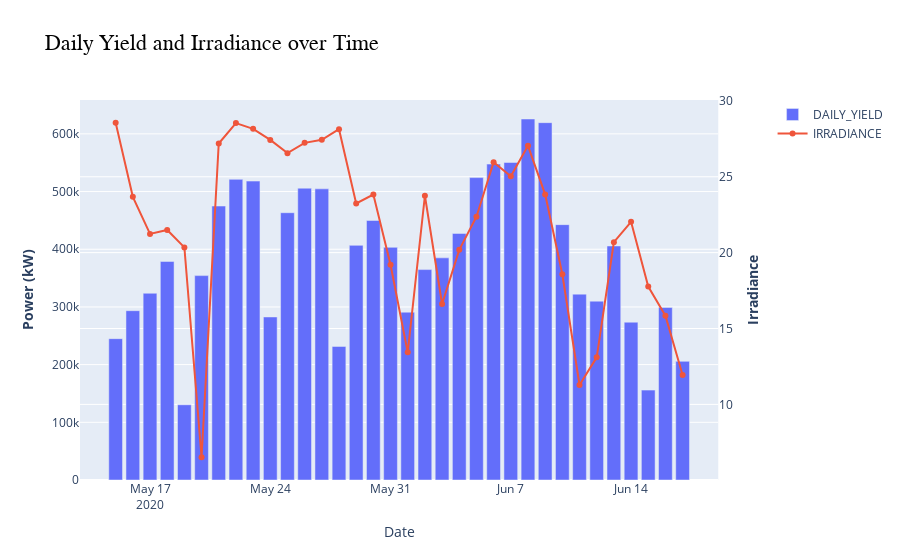

The cell this chart's notebook holds for it:
### Markdown cell above
## Plotting with subplots

### Code cell
from plotly.subplots import make_subplots

daily = df.groupby('SOURCE_KEY').resample('D', on='DATE_TIME').agg({'DAILY_YIELD':'sum','IRRADIATION':'sum', 'AC_POWER':'max','DC_POWER':'max', 'MODULE_TEMPERATURE':['mean','max'], 'LOSS':['max','sum']})

inverter = daily.loc[SOURCE_KEY].reset_index()
inverter['SOURCE_KEY']=SOURCE_KEY #TODO avoid recreating column

xvals = inverter['DATE_TIME']
y1 = inverter[('DAILY_YIELD','sum')]
y2 = inverter[('IRRADIATION','sum')]
        
fig = make_subplots(specs=[[{"secondary_y": True}]])

fig.add_trace(
    go.Bar(x=xvals, y=y1, name="DAILY_YIELD", customdata=inverter[['SOURCE_KEY','DATE_TIME']]),
    secondary_y=False,
    )

fig.add_trace(
    go.Scatter(x=xvals, y=y2, name="IRRADIANCE",mode='lines+markers', customdata=inverter[['SOURCE_KEY','DATE_TIME']]),
    secondary_y=True,
    )

        # Add figure title
fig.update_layout(title=go.layout.Title(text="Daily Yield and Irradiance over Time", font=dict(
    family="Times New Roman",
    size=22,
    color="#030303"
    )))

        # Set x-axis title
fig.update_xaxes(title_text="Date")

        # Set y-axes titles
fig.update_yaxes(title_text="<b>Power (kW)</b>", secondary_y=False)
fig.update_yaxes(title_text="<b>Irradiance</b>", secondary_y=True)

fig.update_layout(barmode='group')

### Figure 1 — Plotly figure (JSON) as saved in the notebook; plotly's stock layout.template omitted (floating-point values rounded to 4 significant figures)
{"data": [{"customdata": [["4UPUqMRk7TRMgml", "2020-05-15T00:00:00"], ["4UPUqMRk7TRMgml", "2020-05-16T00:00:00"], ["4UPUqMRk7TRMgml", "2020-05-17T00:00:00"], ["4UPUqMRk7TRMgml", "2020-05-18T00:00:00"], ["4UPUqMRk7TRMgml", "2020-05-19T00:00:00"], ["4UPUqMRk7TRMgml", "2020-05-20T00:00:00"], ["4UPUqMRk7TRMgml", "2020-05-21T00:00:00"], ["4UPUqMRk7TRMgml", "2020-05-22T00:00:00"], ["4UPUqMRk7TRMgml", "2020-05-23T00:00:00"], ["4UPUqMRk7TRMgml", "2020-05-24T00:00:00"], ["4UPUqMRk7TRMgml", "2020-05-25T00:00:00"], ["4UPUqMRk7TRMgml", "2020-05-26T00:00:00"], ["4UPUqMRk7TRMgml", "2020-05-27T00:00:00"], ["4UPUqMRk7TRMgml", "2020-05-28T00:00:00"], ["4UPUqMRk7TRMgml", "2020-05-29T00:00:00"], ["4UPUqMRk7TRMgml", "2020-05-30T00:00:00"], ["4UPUqMRk7TRMgml", "2020-05-31T00:00:00"], ["4UPUqMRk7TRMgml", "2020-06-01T00:00:00"], ["4UPUqMRk7TRMgml", "2020-06-02T00:00:00"], ["4UPUqMRk7TRMgml", "2020-06-03T00:00:00"], ["4UPUqMRk7TRMgml", "2020-06-04T00:00:00"], ["4UPUqMRk7TRMgml", "2020-06-05T00:00:00"], ["4UPUqMRk7TRMgml", "2020-06-06T00:00:00"], ["4UPUqMRk7TRMgml", "2020-06-07T00:00:00"], ["4UPUqMRk7TRMgml", "2020-06-08T00:00:00"], ["4UPUqMRk7TRMgml", "2020-06-09T00:00:00"], ["4UPUqMRk7TRMgml", "2020-06-10T00:00:00"], ["4UPUqMRk7TRMgml", "2020-06-11T00:00:00"], ["4UPUqMRk7TRMgml", "2020-06-12T00:00:00"], ["4UPUqMRk7TRMgml", "2020-06-13T00:00:00"], ["4UPUqMRk7TRMgml", "2020-06-14T00:00:00"], ["4UPUqMRk7TRMgml", "2020-06-15T00:00:00"], ["4UPUqMRk7TRMgml", "2020-06-16T00:00:00"], ["4UPUqMRk7TRMgml", "2020-06-17T00:00:00"]], "name": "DAILY_YIELD", "type": "bar", "x": ["2020-05-15T00:00:00", "2020-05-16T00:00:00", "2020-05-17T00:00:00", "2020-05-18T00:00:00", "2020-05-19T00:00:00", "2020-05-20T00:00:00", "2020-05-21T00:00:00", "2020-05-22T00:00:00", "2020-05-23T00:00:00", "2020-05-24T00:00:00", "2020-05-25T00:00:00", "2020-05-26T00:00:00", "2020-05-27T00:00:00", "2020-05-28T00:00:00", "2020-05-29T00:00:00", "2020-05-30T00:00:00", "2020-05-31T00:00:00", "2020-06-01T00:00:00", "2020-06-02T00:00:00", "2020-06-03T00:00:00", "2020-06-04T00:00:00", "2020-06-05T00:00:00", "2020-06-06T00:00:00", "2020-06-07T00:00:00", "2020-06-08T00:00:00", "2020-06-09T00:00:00", "2020-06-10T00:00:00", "2020-06-11T00:00:00", "2020-06-12T00:00:00", "2020-06-13T00:00:00", "2020-06-14T00:00:00", "2020-06-15T00:00:00", "2020-06-16T00:00:00", "2020-06-17T00:00:00"], "xaxis": "x", "y": [245000.0, 293500.0, 323700.0, 378900.0, 130400.0, 354300.0, 474900.0, 521100.0, 518200.0, 282600.0, 463300.0, 505800.0, 504700.0, 231600.0, 406700.0, 449900.0, 403300.0, 290900.0, 364800.0, 385100.0, 427400.0, 524200.0, 547600.0, 550400.0, 625800.0, 619400.0, 442700.0, 322200.0, 310000.0, 405700.0, 273600.0, 155800.0, 299000.0, 205700.0], "yaxis": "y"}, {"customdata": [["4UPUqMRk7TRMgml", "2020-05-15T00:00:00"], ["4UPUqMRk7TRMgml", "2020-05-16T00:00:00"], ["4UPUqMRk7TRMgml", "2020-05-17T00:00:00"], ["4UPUqMRk7TRMgml", "2020-05-18T00:00:00"], ["4UPUqMRk7TRMgml", "2020-05-19T00:00:00"], ["4UPUqMRk7TRMgml", "2020-05-20T00:00:00"], ["4UPUqMRk7TRMgml", "2020-05-21T00:00:00"], ["4UPUqMRk7TRMgml", "2020-05-22T00:00:00"], ["4UPUqMRk7TRMgml", "2020-05-23T00:00:00"], ["4UPUqMRk7TRMgml", "2020-05-24T00:00:00"], ["4UPUqMRk7TRMgml", "2020-05-25T00:00:00"], ["4UPUqMRk7TRMgml", "2020-05-26T00:00:00"], ["4UPUqMRk7TRMgml", "2020-05-27T00:00:00"], ["4UPUqMRk7TRMgml", "2020-05-28T00:00:00"], ["4UPUqMRk7TRMgml", "2020-05-29T00:00:00"], ["4UPUqMRk7TRMgml", "2020-05-30T00:00:00"], ["4UPUqMRk7TRMgml", "2020-05-31T00:00:00"], ["4UPUqMRk7TRMgml", "2020-06-01T00:00:00"], ["4UPUqMRk7TRMgml", "2020-06-02T00:00:00"], ["4UPUqMRk7TRMgml", "2020-06-03T00:00:00"], ["4UPUqMRk7TRMgml", "2020-06-04T00:00:00"], ["4UPUqMRk7TRMgml", "2020-06-05T00:00:00"], ["4UPUqMRk7TRMgml", "2020-06-06T00:00:00"], ["4UPUqMRk7TRMgml", "2020-06-07T00:00:00"], ["4UPUqMRk7TRMgml", "2020-06-08T00:00:00"], ["4UPUqMRk7TRMgml", "2020-06-09T00:00:00"], ["4UPUqMRk7TRMgml", "2020-06-10T00:00:00"], ["4UPUqMRk7TRMgml", "2020-06-11T00:00:00"], ["4UPUqMRk7TRMgml", "2020-06-12T00:00:00"], ["4UPUqMRk7TRMgml", "2020-06-13T00:00:00"], ["4UPUqMRk7TRMgml", "2020-06-14T00:00:00"], ["4UPUqMRk7TRMgml", "2020-06-15T00:00:00"], ["4UPUqMRk7TRMgml", "2020-06-16T00:00:00"], ["4UPUqMRk7TRMgml", "2020-06-17T00:00:00"]], "mode": "lines+markers", "name": "IRRADIANCE", "type": "scatter", "x": ["2020-05-15T00:00:00", "2020-05-16T00:00:00", "2020-05-17T00:00:00", "2020-05-18T00:00:00", "2020-05-19T00:00:00", "2020-05-20T00:00:00", "2020-05-21T00:00:00", "2020-05-22T00:00:00", "2020-05-23T00:00:00", "2020-05-24T00:00:00", "2020-05-25T00:00:00", "2020-05-26T00:00:00", "2020-05-27T00:00:00", "2020-05-28T00:00:00", "2020-05-29T00:00:00", "2020-05-30T00:00:00", "2020-05-31T00:00:00", "2020-06-01T00:00:00", "2020-06-02T00:00:00", "2020-06-03T00:00:00", "2020-06-04T00:00:00", "2020-06-05T00:00:00", "2020-06-06T00:00:00", "2020-06-07T00:00:00", "2020-06-08T00:00:00", "2020-06-09T00:00:00", "2020-06-10T00:00:00", "2020-06-11T00:00:00", "2020-06-12T00:00:00", "2020-06-13T00:00:00", "2020-06-14T00:00:00", "2020-06-15T00:00:00", "2020-06-16T00:00:00", "2020-06-17T00:00:00"], "xaxis": "x", "y": [28.56, 23.68, 21.23, 21.5, 20.35, 6.517, 27.19, 28.54, 28.16, 27.43, 26.56, 27.23, 27.43, 28.14, 23.24, 23.83, 19.2, 13.43, 23.75, 16.61, 20.18, 22.37, 25.96, 25.03, 27.04, 23.84, 18.58, 11.28, 13.1, 20.69, 22.03, 17.77, 15.85, 11.94], "yaxis": "y2"}], "layout": {"barmode": "group", "title": {"font": {"color": "#030303", "family": "Times New Roman", "size": 22}, "text": "Daily Yield and Irradiance over Time"}, "xaxis": {"anchor": "y", "domain": [0, 0.94], "title": {"text": "Date"}}, "yaxis": {"anchor": "x", "domain": [0, 1], "title": {"text": "<b>Power (kW)</b>"}}, "yaxis2": {"anchor": "x", "overlaying": "y", "side": "right", "title": {"text": "<b>Irradiance</b>"}}}}
